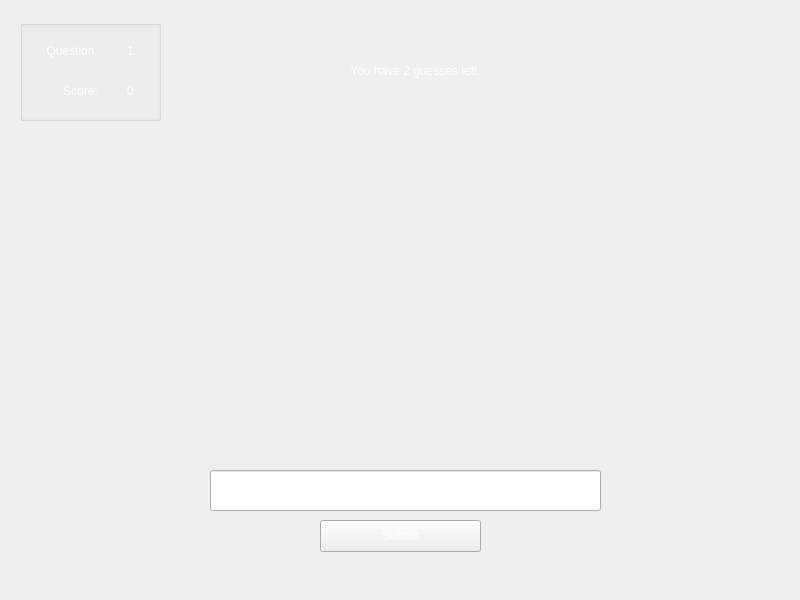
<?xml version="1.0" encoding="UTF-8"?>
<ui version="4.0">
 <class>PlaceSpeller_game</class>
 <widget class="QMainWindow" name="PlaceSpeller_game">
  <property name="geometry">
   <rect>
    <x>0</x>
    <y>0</y>
    <width>800</width>
    <height>600</height>
   </rect>
  </property>
  <property name="windowTitle">
   <string>MainWindow</string>
  </property>
  <property name="styleSheet">
   <string notr="true">color: white;
background-color: none;
font: 15pt&quot;BM Jua&quot;;</string>
  </property>
  <widget class="QWidget" name="centralwidget">
   <widget class="QLabel" name="placePic">
    <property name="geometry">
     <rect>
      <x>130</x>
      <y>140</y>
      <width>551</width>
      <height>291</height>
     </rect>
    </property>
    <property name="text">
     <string/>
    </property>
    <property name="alignment">
     <set>Qt::AlignCenter</set>
    </property>
   </widget>
   <widget class="QGroupBox" name="groupBox">
    <property name="geometry">
     <rect>
      <x>20</x>
      <y>20</y>
      <width>141</width>
      <height>101</height>
     </rect>
    </property>
    <property name="title">
     <string/>
    </property>
    <widget class="QLabel" name="questionaLabel">
     <property name="geometry">
      <rect>
       <x>10</x>
       <y>10</y>
       <width>81</width>
       <height>41</height>
      </rect>
     </property>
     <property name="styleSheet">
      <string notr="true">font: 18pt &quot;BM Jua&quot;;</string>
     </property>
     <property name="text">
      <string>Question</string>
     </property>
     <property name="alignment">
      <set>Qt::AlignCenter</set>
     </property>
    </widget>
    <widget class="QLabel" name="scoreLabel">
     <property name="geometry">
      <rect>
       <x>20</x>
       <y>50</y>
       <width>81</width>
       <height>41</height>
      </rect>
     </property>
     <property name="styleSheet">
      <string notr="true">font: 18pt &quot;BM Jua&quot;;</string>
     </property>
     <property name="text">
      <string>Score:</string>
     </property>
     <property name="alignment">
      <set>Qt::AlignCenter</set>
     </property>
    </widget>
    <widget class="QLabel" name="questionNumber">
     <property name="geometry">
      <rect>
       <x>100</x>
       <y>10</y>
       <width>21</width>
       <height>41</height>
      </rect>
     </property>
     <property name="styleSheet">
      <string notr="true">font: 18pt &quot;BM Jua&quot;;</string>
     </property>
     <property name="text">
      <string>1</string>
     </property>
     <property name="alignment">
      <set>Qt::AlignCenter</set>
     </property>
    </widget>
    <widget class="QLabel" name="scoreNumber">
     <property name="geometry">
      <rect>
       <x>90</x>
       <y>50</y>
       <width>41</width>
       <height>41</height>
      </rect>
     </property>
     <property name="styleSheet">
      <string notr="true">font: 18pt &quot;BM Jua&quot;;</string>
     </property>
     <property name="text">
      <string>0</string>
     </property>
     <property name="alignment">
      <set>Qt::AlignCenter</set>
     </property>
    </widget>
   </widget>
   <widget class="QLineEdit" name="inputPlace">
    <property name="geometry">
     <rect>
      <x>210</x>
      <y>470</y>
      <width>391</width>
      <height>41</height>
     </rect>
    </property>
    <property name="alignment">
     <set>Qt::AlignCenter</set>
    </property>
   </widget>
   <widget class="QPushButton" name="submitButton">
    <property name="geometry">
     <rect>
      <x>320</x>
      <y>520</y>
      <width>161</width>
      <height>32</height>
     </rect>
    </property>
    <property name="text">
     <string>Submit</string>
    </property>
   </widget>
   <widget class="QLabel" name="guessLeftLabel">
    <property name="geometry">
     <rect>
      <x>310</x>
      <y>50</y>
      <width>211</width>
      <height>41</height>
     </rect>
    </property>
    <property name="styleSheet">
     <string notr="true">font: 20pt &quot;BM Jua&quot;;</string>
    </property>
    <property name="text">
     <string>You have 2 guesses left.</string>
    </property>
    <property name="alignment">
     <set>Qt::AlignCenter</set>
    </property>
   </widget>
   <widget class="QLabel" name="placeBackground">
    <property name="geometry">
     <rect>
      <x>0</x>
      <y>0</y>
      <width>800</width>
      <height>600</height>
     </rect>
    </property>
    <property name="text">
     <string/>
    </property>
    <property name="pixmap">
     <pixmap resource="icons.qrc">:/image for c++ project/Background/PlaceSpeller.png</pixmap>
    </property>
    <property name="scaledContents">
     <bool>true</bool>
    </property>
   </widget>
   <zorder>placeBackground</zorder>
   <zorder>placePic</zorder>
   <zorder>groupBox</zorder>
   <zorder>inputPlace</zorder>
   <zorder>submitButton</zorder>
   <zorder>guessLeftLabel</zorder>
  </widget>
 </widget>
 <resources>
  <include location="icons.qrc"/>
 </resources>
 <connections/>
</ui>
